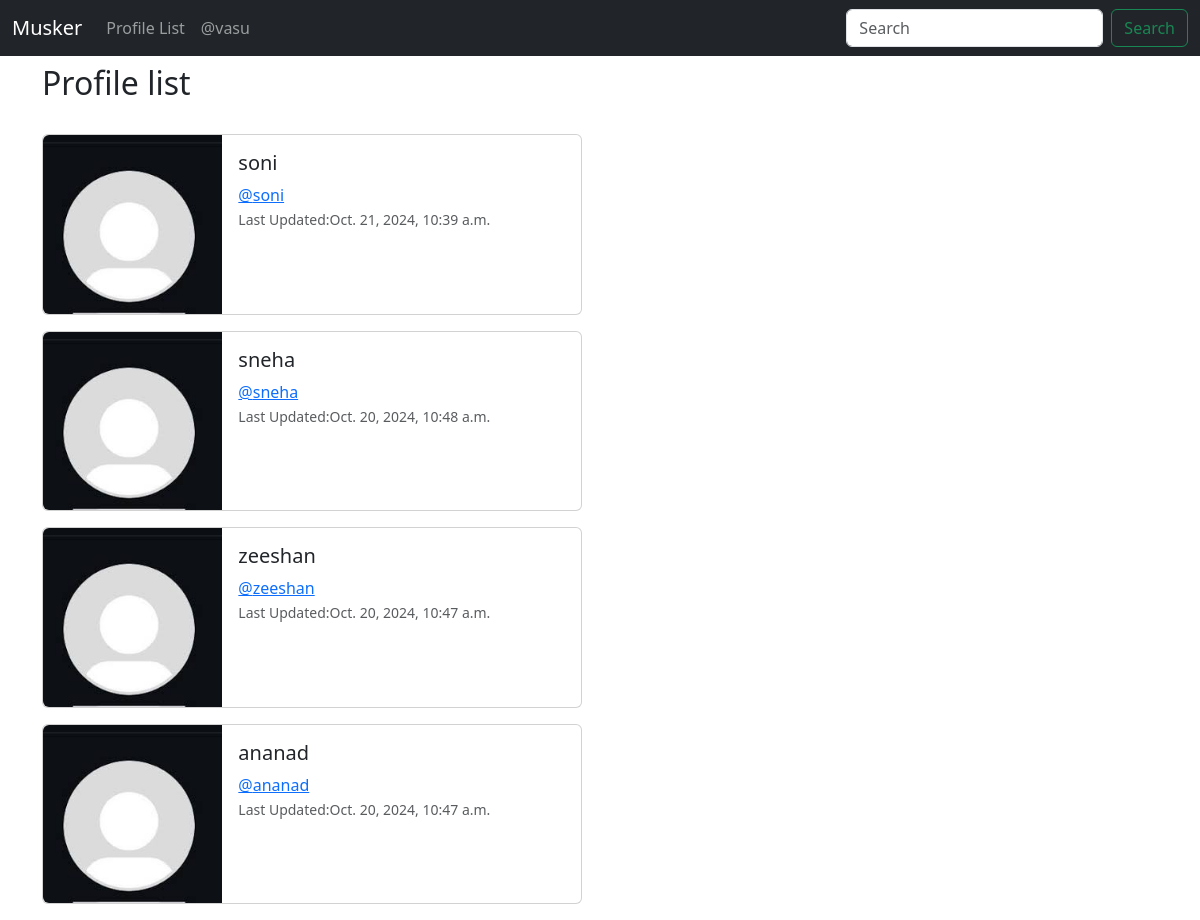
The app's page /profile_list/ (signed in), older data.
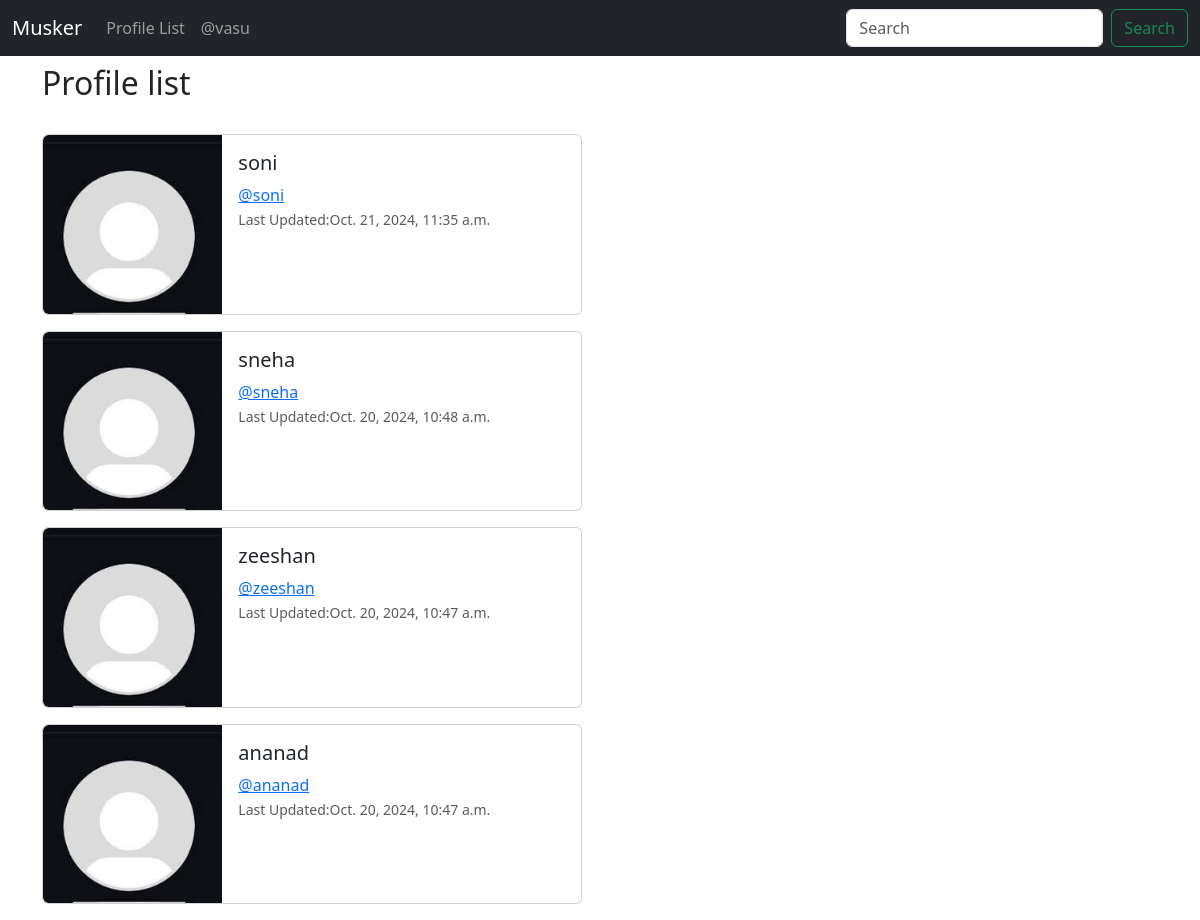
The same page, newer data.
### musker/models.py (models this page shows, shortened)
class Profile(models.Model):
    user = models.OneToOneField(User, on_delete=models.CASCADE)
    fallows = models.ManyToManyField("self", related_name='fallowed_by',
                                     symmetrical=False, blank=True)
    date_modified = models.DateTimeField(User,auto_now=True)

### musker/views.py (the view)
# urls.py: path('profile_list/',views.profile_list,name='profile_list'),
def profile_list(request):
    if request.user.is_authenticated:
        profile = Profile.objects.exclude(user=request.user)
        return render(request, 'profile_list.html', {'profiles': profile})
    else:
        messages.success(request, 'You Must Be LoggedIn To view This Page')
        return redirect('home')

### musker/templates/profile_list.html
{% extends 'base.html' %}
{% load static %}
{% block content %}
 <h2>Profile list</h2>
  <br>
{% if profiles %}
 {% for profile in profiles %}
<div class="card mb-3" style="max-width: 540px;">
       <div class="row g-0">
        <div class="col-md-4">
          <img src="{% static 'images/defaultProfile.jpg'  %}" class="img-fluid rounded-start" alt="...">
        </div>
       <div class="col-md-8">
          <div class="card-body ">
            <h5 class="card-title">{{profile.user.username}}</h5>
            <a class="card-text text-primary" href="{%  url 'profile' profile.user.id %}" > @{{profile.user.username|lower}}</a>
            <p class="card-text"><small class="text-body-secondary">Last Updated:{{ profile.date_modified}}</small></p>
          </div>
       </div>
       </div>
 </div>
 {% endfor %}
{% endif %}
{% endblock %}

Row changes from the older to the newer data that the page shows:
changed Profile "soni": date_modified "Oct. 21, 2024, 10:39 a.m." → "Oct. 21, 2024, 11:35 a.m."
